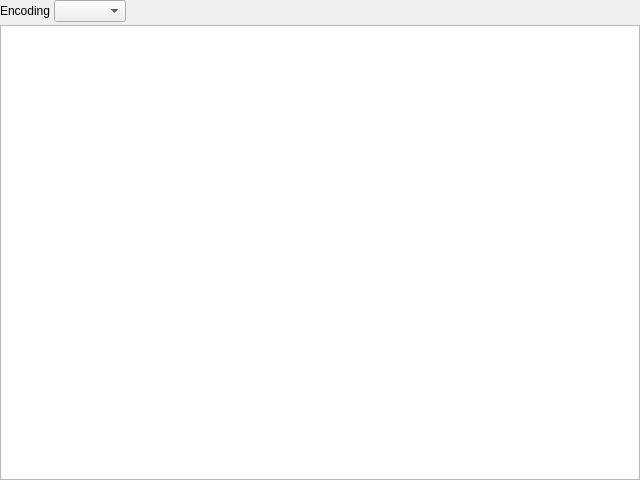
<?xml version="1.0" encoding="UTF-8"?>
<ui version="4.0">
 <class>TextViewer</class>
 <widget class="QDialog" name="TextViewer">
  <property name="windowModality">
   <enum>Qt::NonModal</enum>
  </property>
  <property name="geometry">
   <rect>
    <x>0</x>
    <y>0</y>
    <width>640</width>
    <height>480</height>
   </rect>
  </property>
  <property name="windowTitle">
   <string>Dialog</string>
  </property>
  <layout class="QVBoxLayout" name="verticalLayout">
   <property name="spacing">
    <number>3</number>
   </property>
   <property name="leftMargin">
    <number>0</number>
   </property>
   <property name="topMargin">
    <number>0</number>
   </property>
   <property name="rightMargin">
    <number>0</number>
   </property>
   <property name="bottomMargin">
    <number>0</number>
   </property>
   <item>
    <layout class="QHBoxLayout" name="horizontalLayout">
     <item>
      <widget class="QLabel" name="label">
       <property name="text">
        <string>Encoding</string>
       </property>
      </widget>
     </item>
     <item>
      <widget class="QComboBox" name="comboBox">
       <property name="currentText">
        <string/>
       </property>
      </widget>
     </item>
     <item>
      <spacer name="horizontalSpacer">
       <property name="orientation">
        <enum>Qt::Horizontal</enum>
       </property>
       <property name="sizeHint" stdset="0">
        <size>
         <width>40</width>
         <height>20</height>
        </size>
       </property>
      </spacer>
     </item>
    </layout>
   </item>
   <item>
    <widget class="QTextEdit" name="textEdit">
     <property name="undoRedoEnabled">
      <bool>false</bool>
     </property>
     <property name="readOnly">
      <bool>true</bool>
     </property>
    </widget>
   </item>
  </layout>
 </widget>
 <resources/>
 <connections/>
</ui>
